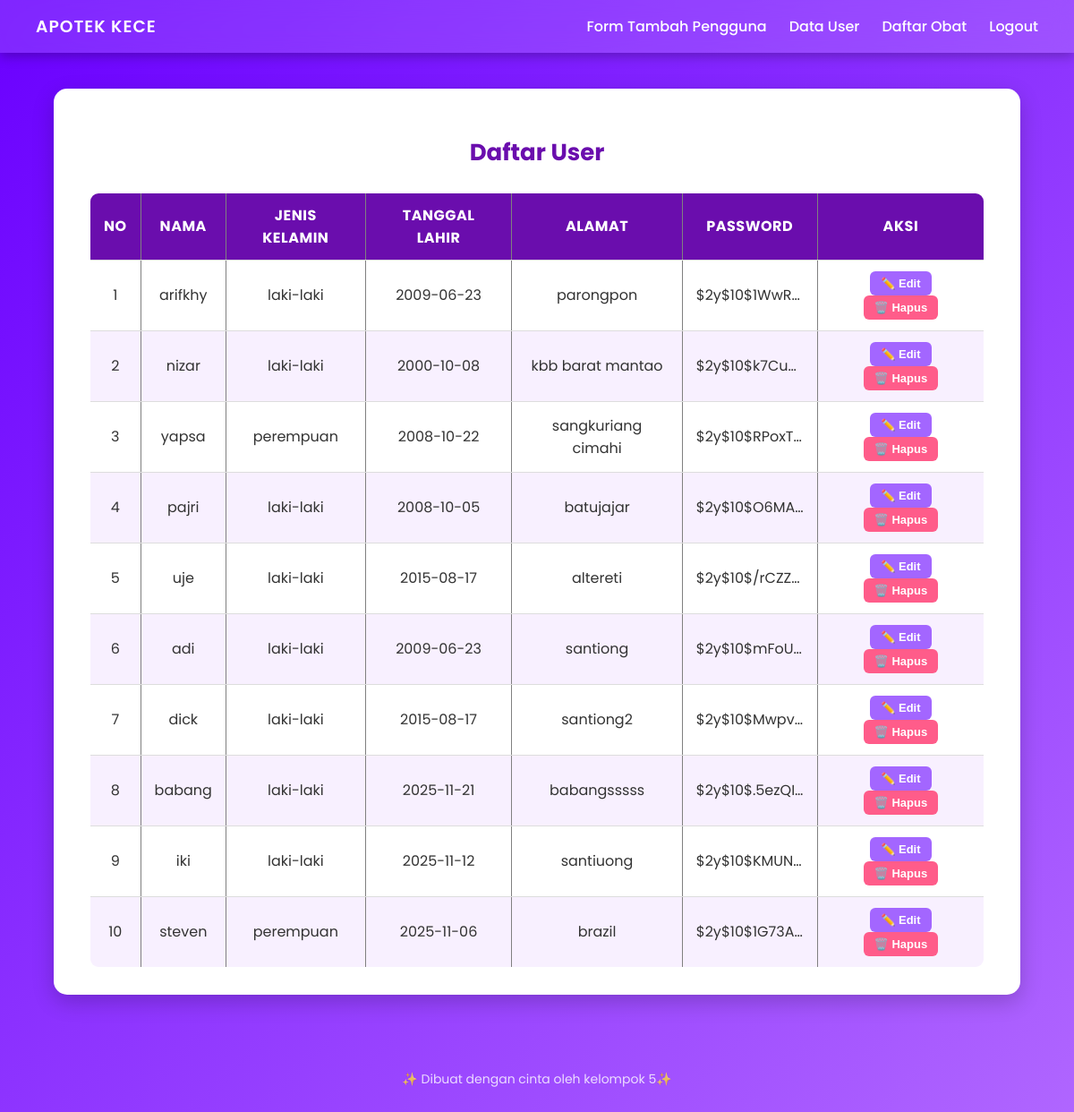
The page /views/daftar_user.php (signed in) on the database its author committed.
### tables this page shows
CREATE TABLE `user` (
  `id_user` int(11) NOT NULL,
  `nama_user` varchar(100) NOT NULL,
  `jenis_kelamin` enum('laki-laki','perempuan') NOT NULL,
  `tanggal_lahir` date NOT NULL,
  `alamat` varchar(100) NOT NULL,
  `password` varchar(255) NOT NULL,
  `role` enum('admin','petugas','pembeli') NOT NULL
);

### models/m_koneksi.php (called while the page is built, shortened)
<?php
class m_koneksi {
    private $host = "localhost",
            $username = "root",
            $pass = "",
            $db = "apotek_kece";
    function __construct() {
        $this->koneksi = mysqli_connect($this->host, $this->username, $this->pass, $this->db);
        if ($this->koneksi) {
            return $this->koneksi;
        } else {
            die("Koneksi ke database gagal: " . mysqli_connect_error());
        }
    }
}

### models/m_user.php (called while the page is built, shortened)
<?php
include_once "m_koneksi.php";
class m_user {
    private $koneksi;
    public function __construct() {
        $db = new m_koneksi();
        $this->koneksi = $db->koneksi;
    }
    function tampil_data() {
        $sql = "SELECT * FROM user";
        $query = mysqli_query($this->koneksi, $sql);
        $result = [];
        if ($query->num_rows > 0) {
            while ($data = mysqli_fetch_object($query)) {
                $result[] = $data;
            }
        }
        return $result;
    }
}
?>

### controllers/control_user.php (called while the page is built)
<?php
include "../models/m_user.php";
$user = new m_user();
try {
    if (!empty($_GET['aksi'])) {
        if ($_GET['aksi'] == "logout") {
            session_start();
            session_unset();
            session_destroy();
            echo "<script>alert('Anda telah logout');window.location='../views/form_login.php'</script>";
            exit;
        } elseif ($_GET['aksi'] == "hapus") {
            $result = $user->hapus_data($_GET['id'] ?? null);
            if ($result) {
                echo "<script>alert('Data berhasil dihapus');window.location='../views/daftar_user.php'</script>";
            } else {
                echo "<script>alert('Data gagal dihapus');window.location='../views/daftar_user.php'</script>";
            }
        } elseif ($_GET['aksi'] == "edit") {
            $id = $_GET['id'] ?? null;
            $users = $user->tampil_data_by_id($id);
            include_once '../views/form_edit.php';
            exit;
        } elseif ($_GET['aksi'] == "tambah" || $_GET['aksi'] == "update") {
            if ($_SERVER['REQUEST_METHOD'] === 'POST') {
                $id     = $_POST['id_user'] ?? null;
                $nama   = $_POST['nama_user'] ?? null;
                $jk     = $_POST['jenis_kelamin'] ?? null;
                $tgl    = $_POST['tanggal_lahir'] ?? null;
                $alamat = $_POST['alamat'] ?? null;
                $pass   = isset($_POST['password']) ? password_hash($_POST['password'], PASSWORD_DEFAULT) : null;
                $role   = $_POST['role'] ?? null;
                if ($_GET['aksi'] == "tambah") {
                    $query = $user->tambah_data($nama, $jk, $tgl, $alamat, $pass, $role);
                    if ($query) {
                        echo "<script>alert('Data berhasil ditambahkan');window.location='../views/daftar_user.php'</script>";
                    } else {
                        echo "<script>alert('Data gagal ditambahkan');window.location='../views/daftar_user.php'</script>";
                    }
                } elseif ($_GET['aksi'] == "update") {
                    $hasil = $user->ubah_data($id, $nama, $jk, $tgl, $alamat, $pass, $role);
                    if ($hasil) {
                        echo "<script>alert('Data berhasil diubah');window.location='../views/daftar_user.php'</script>";
                    } else {
                        echo "<script>alert('Data gagal diubah');window.location='../views/v_form_update.php'</script>";
                    }
                }
            }
        }
    } else {
        $users = $user->tampil_data();
    }
} catch (Exception $e) {
    echo $e->getMessage();
}
?>

### views/daftar_user.php (the view, shortened to what this page needs)
<?php
include_once "../controllers/control_user.php";
?>
<!DOCTYPE html>
<html lang="id">
<head>
  <link rel="stylesheet" href="../asset/styecss_daftar_user.css">
</head>
<body>
  <nav>
    <h3>APOTEK KECE</h3>
    <div class="nav-links">
      <a href="form_tambah_user.php">Form Tambah Pengguna</a>
      <a href="#">Data User</a>
      <a href="daftar_obat.php">Daftar Obat</a>
      <a href="../controllers/control_user.php?aksi=logout">Logout</a>
    </div>
  </nav>
  <div class="container">
    <h2>Daftar User</h2>
    <table border="1" cellpadding="8" cellspacing="0" width="100%">
      <thead>
        <tr>
          <th>No</th>
          <th>Nama</th>
          <th>Jenis Kelamin</th>
          <th>Tanggal Lahir</th>
          <th>Alamat</th>
          <th>Password</th>
          <th>Aksi</th>
        </tr>
      </thead>
      <tbody>
        <?php
        $no = 1;
        foreach($users as $data):
        ?>
        <tr>
          <td data-label="No"><?=$no++ ?></td>
          <td data-label="Nama"><?=$data->nama_user ?></td>
          <td data-label="Jenis Kelamin"><?=$data->jenis_kelamin ?></td>
          <td data-label="Tanggal Lahir"><?=$data->tanggal_lahir ?></td>
          <td data-label="Alamat"><?=$data->alamat ?></td>
          <td data-label="Password"><?=$data->password ?></td>
          <td data-label="Aksi">
            <a href="../controllers/control_user.php?aksi=edit&id=<?= $data->id_user ?>">
              <button class="aksi-btn edit">✏️ Edit</button>
            </a>
            <a href="../controllers/control_user.php?aksi=hapus&id=<?=$data->id_user ?>"
                onclick="return confirm('Yakin ingin menghapus data ini?')">
              <button class="aksi-btn hapus">🗑️ Hapus</button>
            </a>
          </td>
        </tr>
        <?php endforeach; ?>
      </tbody>
    </table>
  </div>
  <footer>
    <p>✨ Dibuat dengan cinta oleh kelompok 5✨</p>
  </footer>
</body>
</html>

### asset/styecss_daftar_user.css (style rules this page uses)
body { font-family: 'Poppins', sans-serif; background: linear-gradient(135deg, #6a00ff, #b066ff); margin: 0; padding: 0; color: #333; min-height: 100vh; display: flex; flex-direction: column; }
nav { background: rgba(255, 255, 255, 0.15); backdrop-filter: blur(12px); color: white; padding: 15px 40px; display: flex; justify-content: space-between; align-items: center; box-shadow: 0 4px 12px rgba(0, 0, 0, 0.25); position: sticky; top: 0; z-index: 100; }
nav h3 { margin: 0; font-weight: 600; letter-spacing: 1px; }
.nav-links { display: flex; gap: 25px; transition: all 0.3s ease-in-out; }
.nav-links a { color: #fff; text-decoration: none; font-weight: 500; transition: color 0.3s ease; }
.container { width: 90%; max-width: 1000px; background: #fff; margin: 40px auto; border-radius: 15px; padding: 30px 40px; box-shadow: 0 8px 25px rgba(0,0,0,0.2); animation: fadeIn 0.7s ease-in-out; }
h2 { text-align: center; color: #6a0dad; font-size: 26px; font-weight: 700; margin-bottom: 25px; }
table { width: 100%; border-collapse: collapse; border-radius: 10px; overflow: hidden; }
thead { background-color: #6a0dad; color: white; }
th, td { padding: 12px 15px; text-align: center; border-bottom: 1px solid #ddd; }
tbody tr:nth-child(even) { background-color: #f8f0ff; }
th { text-transform: uppercase; letter-spacing: 0.5px; }
.aksi-btn { padding: 6px 12px; border: none; border-radius: 6px; font-weight: 600; cursor: pointer; transition: 0.3s; font-size: 13px; }
.edit { background-color: #a366ff; color: white; }
.hapus { background-color: #ff5c8a; color: white; }
footer { text-align: center; color: #fff; margin-top: 30px; padding-bottom: 20px; font-size: 14px; opacity: 0.8; }
td:nth-child(6), th:nth-child(6) { max-width: 120px; overflow: hidden; text-overflow: ellipsis; white-space: nowrap; }

### rows shown on the page
user: nama_user "arifkhy", jenis_kelamin "laki-laki", tanggal_lahir "2009-06-23", alamat "parongpon", password "$2y$10$1WwR…"
user: nama_user "nizar", jenis_kelamin "laki-laki", tanggal_lahir "2000-10-08", alamat "kbb barat mantao", password "$2y$10$k7Cu…"
user: nama_user "yapsa", jenis_kelamin "perempuan", tanggal_lahir "2008-10-22", alamat "sangkuriang cimahi", password "$2y$10$RPoxT…"
user: nama_user "pajri", jenis_kelamin "laki-laki", tanggal_lahir "2008-10-05", alamat "batujajar", password "$2y$10$O6MA…"
user: nama_user "uje", jenis_kelamin "laki-laki", tanggal_lahir "2015-08-17", alamat "altereti", password "$2y$10$/rCZZ…"
user: nama_user "adi", jenis_kelamin "laki-laki", tanggal_lahir "2009-06-23", alamat "santiong", password "$2y$10$mFoU…"
user: nama_user "dick", jenis_kelamin "laki-laki", tanggal_lahir "2015-08-17", alamat "santiong2", password "$2y$10$Mwpv…"
user: nama_user "babang", jenis_kelamin "laki-laki", tanggal_lahir "2025-11-21", alamat "babangsssss", password "$2y$10$.5ezQI…"
user: nama_user "iki", jenis_kelamin "laki-laki", tanggal_lahir "2025-11-12", alamat "santiuong", password "$2y$10$KMUN…"
user: nama_user "steven", jenis_kelamin "perempuan", tanggal_lahir "2025-11-06", alamat "brazil", password "$2y$10$1G73A…"
